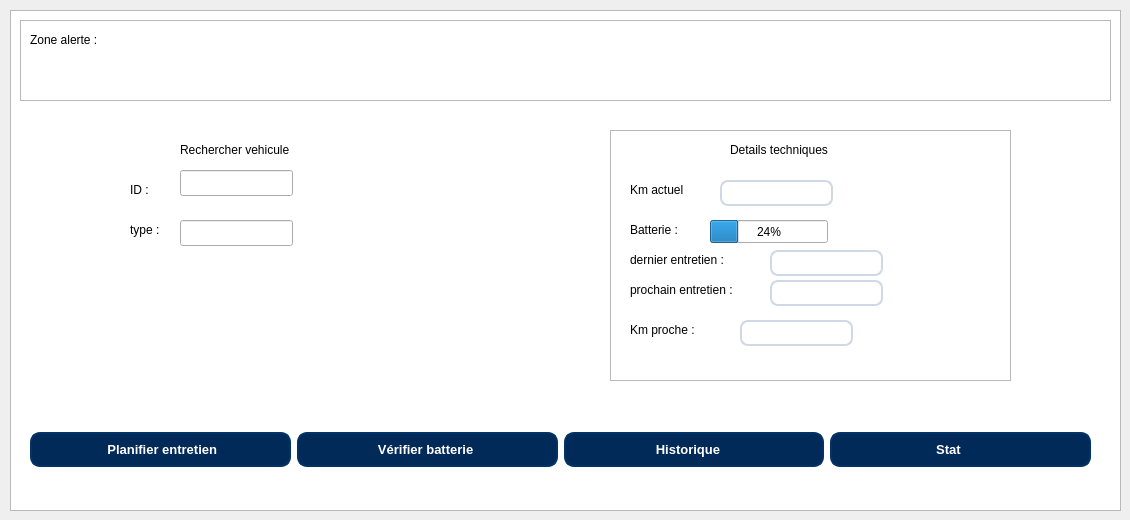
      <widget class="QWidget" name="page_13">
       <widget class="QTableView" name="tableView_6">
        <property name="geometry">
         <rect>
          <x>10</x>
          <y>10</y>
          <width>1111</width>
          <height>501</height>
         </rect>
        </property>
       </widget>
       <widget class="QLabel" name="label_58">
        <property name="geometry">
         <rect>
          <x>130</x>
          <y>180</y>
          <width>63</width>
          <height>20</height>
         </rect>
        </property>
        <property name="styleSheet">
         <string notr="true">color: rgb(0, 0, 0);</string>
        </property>
        <property name="text">
         <string>ID :</string>
        </property>
       </widget>
       <widget class="QLineEdit" name="lineEdit_18">
        <property name="geometry">
         <rect>
          <x>180</x>
          <y>170</y>
          <width>113</width>
          <height>26</height>
         </rect>
        </property>
       </widget>
       <widget class="QTableWidget" name="tableWidget">
        <property name="geometry">
         <rect>
          <x>20</x>
          <y>20</y>
          <width>1091</width>
          <height>81</height>
         </rect>
        </property>
        <property name="styleSheet">
         <string notr="true">QLineEdit {
    background-color: #ffffff;
    border: 1.5px solid #cfd9e6;
    border-radius: 8px;
    padding: 6px 10px;
    font-size: 13px;
    color: #0a1a2f;
    selection-background-color: #c7e0ff;
    selection-color: #000000;
}

/* Focused (when user clicks or types) */
QLineEdit:focus {
    border: 2px solid #0078d7;          /* Modern blue accent */
    background-color: #ffffff;
    outline: none;
}

/* Hover effect */
QLineEdit:hover {
    border: 1.5px solid #9bbadf;
}

/* Disabled (grayed-out field) */
QLineEdit:disabled {
    background-color: #f0f3f6;
    color: #8c8c8c;
    border: 1px solid #d0d6df;
}

/* Placeholder text style */
QLineEdit::placeholder {
    color: #a0a9b8;
    font-style: italic;
}

/* Optional subtle shadow for depth */
QLineEdit {
    box-shadow: 0 0 3px rgba(0, 0, 0, 0.1);
}</string>
        </property>
       </widget>
       <widget class="QLabel" name="label_3">
        <property name="geometry">
         <rect>
          <x>30</x>
          <y>30</y>
          <width>151</width>
          <height>20</height>
         </rect>
        </property>
        <property name="styleSheet">
         <string notr="true">color: rgb(0, 0, 0);</string>
        </property>
        <property name="text">
         <string>Zone alerte :</string>
        </property>
       </widget>
       <widget class="QTableWidget" name="tableWidget_8">
        <property name="geometry">
         <rect>
          <x>610</x>
          <y>130</y>
          <width>401</width>
          <height>251</height>
         </rect>
        </property>
       </widget>
       <widget class="QLabel" name="label_79">
        <property name="geometry">
         <rect>
          <x>730</x>
          <y>140</y>
          <width>161</width>
          <height>20</height>
         </rect>
        </property>
        <property name="styleSheet">
         <string notr="true">color: rgb(0, 0, 0);</string>
        </property>
        <property name="text">
         <string>Details techniques</string>
        </property>
       </widget>
       <widget class="QLabel" name="label_80">
        <property name="geometry">
         <rect>
          <x>630</x>
          <y>180</y>
          <width>81</width>
          <height>20</height>
         </rect>
        </property>
        <property name="styleSheet">
         <string notr="true">color: rgb(0, 0, 0);</string>
        </property>
        <property name="text">
         <string>Km actuel</string>
        </property>
       </widget>
       <widget class="QLabel" name="label_81">
        <property name="geometry">
         <rect>
          <x>630</x>
          <y>220</y>
          <width>81</width>
          <height>20</height>
         </rect>
        </property>
        <property name="styleSheet">
         <string notr="true">color: rgb(0, 0, 0);</string>
        </property>
        <property name="text">
         <string>Batterie :</string>
        </property>
       </widget>
       <widget class="QLabel" name="label_82">
        <property name="geometry">
         <rect>
          <x>630</x>
          <y>250</y>
          <width>121</width>
          <height>20</height>
         </rect>
        </property>
        <property name="styleSheet">
         <string notr="true">color: rgb(0, 0, 0);</string>
        </property>
        <property name="text">
         <string>dernier entretien :</string>
        </property>
       </widget>
       <widget class="QLabel" name="label_83">
        <property name="geometry">
         <rect>
          <x>630</x>
          <y>280</y>
          <width>131</width>
          <height>20</height>
         </rect>
        </property>
        <property name="styleSheet">
         <string notr="true">color: rgb(0, 0, 0);</string>
        </property>
        <property name="text">
         <string>prochain entretien :</string>
        </property>
       </widget>
       <widget class="QLabel" name="label_84">
        <property name="geometry">
         <rect>
          <x>630</x>
          <y>320</y>
          <width>121</width>
          <height>20</height>
         </rect>
        </property>
        <property name="styleSheet">
         <string notr="true">color: rgb(0, 0, 0);</string>
        </property>
        <property name="text">
         <string>Km proche :</string>
        </property>
       </widget>
       <widget class="QLineEdit" name="lineEdit_29">
        <property name="geometry">
         <rect>
          <x>720</x>
          <y>180</y>
          <width>113</width>
          <height>26</height>
         </rect>
        </property>
        <property name="styleSheet">
         <string notr="true">QLineEdit {
    background-color: #ffffff;
    border: 1.5px solid #cfd9e6;
    border-radius: 8px;
    padding: 6px 10px;
    font-size: 13px;
    color: #0a1a2f;
    selection-background-color: #c7e0ff;
    selection-color: #000000;
}

/* Focused (when user clicks or types) */
QLineEdit:focus {
    border: 2px solid #0078d7;          /* Modern blue accent */
    background-color: #ffffff;
    outline: none;
}

/* Hover effect */
QLineEdit:hover {
    border: 1.5px solid #9bbadf;
}

/* Disabled (grayed-out field) */
QLineEdit:disabled {
    background-color: #f0f3f6;
    color: #8c8c8c;
    border: 1px solid #d0d6df;
}

/* Placeholder text style */
QLineEdit::placeholder {
    color: #a0a9b8;
    font-style: italic;
}

/* Optional subtle shadow for depth */
QLineEdit {
    box-shadow: 0 0 3px rgba(0, 0, 0, 0.1);
}</string>
        </property>
       </widget>
       <widget class="QLineEdit" name="lineEdit_30">
        <property name="geometry">
         <rect>
          <x>770</x>
          <y>250</y>
          <width>113</width>
          <height>26</height>
         </rect>
        </property>
        <property name="styleSheet">
         <string notr="true">QLineEdit {
    background-color: #ffffff;
    border: 1.5px solid #cfd9e6;
    border-radius: 8px;
    padding: 6px 10px;
    font-size: 13px;
    color: #0a1a2f;
    selection-background-color: #c7e0ff;
    selection-color: #000000;
}

/* Focused (when user clicks or types) */
QLineEdit:focus {
    border: 2px solid #0078d7;          /* Modern blue accent */
    background-color: #ffffff;
    outline: none;
}

/* Hover effect */
QLineEdit:hover {
    border: 1.5px solid #9bbadf;
}

/* Disabled (grayed-out field) */
QLineEdit:disabled {
    background-color: #f0f3f6;
    color: #8c8c8c;
    border: 1px solid #d0d6df;
}

/* Placeholder text style */
QLineEdit::placeholder {
    color: #a0a9b8;
    font-style: italic;
}

/* Optional subtle shadow for depth */
QLineEdit {
    box-shadow: 0 0 3px rgba(0, 0, 0, 0.1);
}</string>
        </property>
       </widget>
       <widget class="QLineEdit" name="lineEdit_31">
        <property name="geometry">
         <rect>
          <x>770</x>
          <y>280</y>
          <width>113</width>
          <height>26</height>
         </rect>
        </property>
        <property name="styleSheet">
         <string notr="true">QLineEdit {
    background-color: #ffffff;
    border: 1.5px solid #cfd9e6;
    border-radius: 8px;
    padding: 6px 10px;
    font-size: 13px;
    color: #0a1a2f;
    selection-background-color: #c7e0ff;
    selection-color: #000000;
}

/* Focused (when user clicks or types) */
QLineEdit:focus {
    border: 2px solid #0078d7;          /* Modern blue accent */
    background-color: #ffffff;
    outline: none;
}

/* Hover effect */
QLineEdit:hover {
    border: 1.5px solid #9bbadf;
}

/* Disabled (grayed-out field) */
QLineEdit:disabled {
    background-color: #f0f3f6;
    color: #8c8c8c;
    border: 1px solid #d0d6df;
}

/* Placeholder text style */
QLineEdit::placeholder {
    color: #a0a9b8;
    font-style: italic;
}

/* Optional subtle shadow for depth */
QLineEdit {
    box-shadow: 0 0 3px rgba(0, 0, 0, 0.1);
}</string>
        </property>
       </widget>
       <widget class="QLineEdit" name="lineEdit_32">
        <property name="geometry">
         <rect>
          <x>740</x>
          <y>320</y>
          <width>113</width>
          <height>26</height>
         </rect>
        </property>
        <property name="styleSheet">
         <string notr="true">QLineEdit {
    background-color: #ffffff;
    border: 1.5px solid #cfd9e6;
    border-radius: 8px;
    padding: 6px 10px;
    font-size: 13px;
    color: #0a1a2f;
    selection-background-color: #c7e0ff;
    selection-color: #000000;
}

/* Focused (when user clicks or types) */
QLineEdit:focus {
    border: 2px solid #0078d7;          /* Modern blue accent */
    background-color: #ffffff;
    outline: none;
}

/* Hover effect */
QLineEdit:hover {
    border: 1.5px solid #9bbadf;
}

/* Disabled (grayed-out field) */
QLineEdit:disabled {
    background-color: #f0f3f6;
    color: #8c8c8c;
    border: 1px solid #d0d6df;
}

/* Placeholder text style */
QLineEdit::placeholder {
    color: #a0a9b8;
    font-style: italic;
}

/* Optional subtle shadow for depth */
QLineEdit {
    box-shadow: 0 0 3px rgba(0, 0, 0, 0.1);
}</string>
        </property>
       </widget>
       <widget class="QProgressBar" name="progressBar_3">
        <property name="geometry">
         <rect>
          <x>710</x>
          <y>220</y>
          <width>118</width>
          <height>23</height>
         </rect>
        </property>
        <property name="styleSheet">
         <string notr="true">color: rgb(0, 0, 0);</string>
        </property>
        <property name="value">
         <number>24</number>
        </property>
       </widget>
       <widget class="QLabel" name="label_85">
        <property name="geometry">
         <rect>
          <x>180</x>
          <y>140</y>
          <width>161</width>
          <height>20</height>
         </rect>
        </property>
        <property name="styleSheet">
         <string notr="true">color: rgb(0, 0, 0);</string>
        </property>
        <property name="text">
         <string>Rechercher vehicule</string>
        </property>
       </widget>
       <widget class="QLabel" name="label_86">
        <property name="geometry">
         <rect>
          <x>130</x>
          <y>220</y>
          <width>63</width>
          <height>20</height>
         </rect>
        </property>
        <property name="styleSheet">
         <string notr="true">color: rgb(0, 0, 0);</string>
        </property>
        <property name="text">
         <string>type :</string>
        </property>
       </widget>
       <widget class="QLineEdit" name="lineEdit_33">
        <property name="geometry">
         <rect>
          <x>180</x>
          <y>220</y>
          <width>113</width>
          <height>26</height>
         </rect>
        </property>
       </widget>
       <widget class="QWidget" name="horizontalLayoutWidget_2">
        <property name="geometry">
         <rect>
          <x>30</x>
          <y>410</y>
          <width>1061</width>
          <height>80</height>
         </rect>
        </property>
        <layout class="QHBoxLayout" name="horizontalLayout_2">
         <item>
          <widget class="QPushButton" name="pushButton_7">
           <property name="styleSheet">
            <string notr="true">/* ==== BUTTONS STYLE ==== */
QPushButton {
    background-color: #012a59;
    color: #ffffff;
    border: 2px solid #013366;
    border-radius: 10px;
    padding: 8px 14px;
    font-size: 13px;
    font-weight: 500;
    text-align: left;
    transition: all 0.3s ease-in-out;
}

QPushButton:hover {
    background-color: #024b8a;
    border-color: #025aa5;
}

QPushButton:pressed {
    background-color: #013869;
    border-color: #011f3f;
}
</string>
           </property>
           <property name="text">
            <string>                 Planifier entretien</string>
           </property>
          </widget>
         </item>
         <item>
          <widget class="QPushButton" name="pushButton_8">
           <property name="styleSheet">
            <string notr="true">/* ==== BUTTONS STYLE ==== */
QPushButton {
    background-color: #012a59;
    color: #ffffff;
    border: 2px solid #013366;
    border-radius: 10px;
    padding: 8px 14px;
    font-size: 13px;
    font-weight: 500;
    text-align: left;
    transition: all 0.3s ease-in-out;
}

QPushButton:hover {
    background-color: #024b8a;
    border-color: #025aa5;
}

QPushButton:pressed {
    background-color: #013869;
    border-color: #011f3f;
}
</string>
           </property>
           <property name="text">
            <string>                  Vérifier batterie</string>
           </property>
          </widget>
         </item>
         <item>
          <widget class="QPushButton" name="pushButton_11">
           <property name="styleSheet">
            <string notr="true">/* ==== BUTTONS STYLE ==== */
QPushButton {
    background-color: #012a59;
    color: #ffffff;
    border: 2px solid #013366;
    border-radius: 10px;
    padding: 8px 14px;
    font-size: 13px;
    font-weight: 500;
    text-align: left;
    transition: all 0.3s ease-in-out;
}

QPushButton:hover {
    background-color: #024b8a;
    border-color: #025aa5;
}

QPushButton:pressed {
    background-color: #013869;
    border-color: #011f3f;
}
</string>
           </property>
           <property name="text">
            <string>                     Historique</string>
           </property>
          </widget>
         </item>
         <item>
          <widget class="QPushButton" name="pushButton_16">
           <property name="styleSheet">
            <string notr="true">/* ==== BUTTONS STYLE ==== */
QPushButton {
    background-color: #012a59;
    color: #ffffff;
    border: 2px solid #013366;
    border-radius: 10px;
    padding: 8px 14px;
    font-size: 13px;
    font-weight: 500;
    text-align: left;
    transition: all 0.3s ease-in-out;
}

QPushButton:hover {
    background-color: #024b8a;
    border-color: #025aa5;
}

QPushButton:pressed {
    background-color: #013869;
    border-color: #011f3f;
}
</string>
           </property>
           <property name="text">
            <string>                         Stat</string>
           </property>
          </widget>
         </item>
        </layout>
       </widget>
      </widget>
